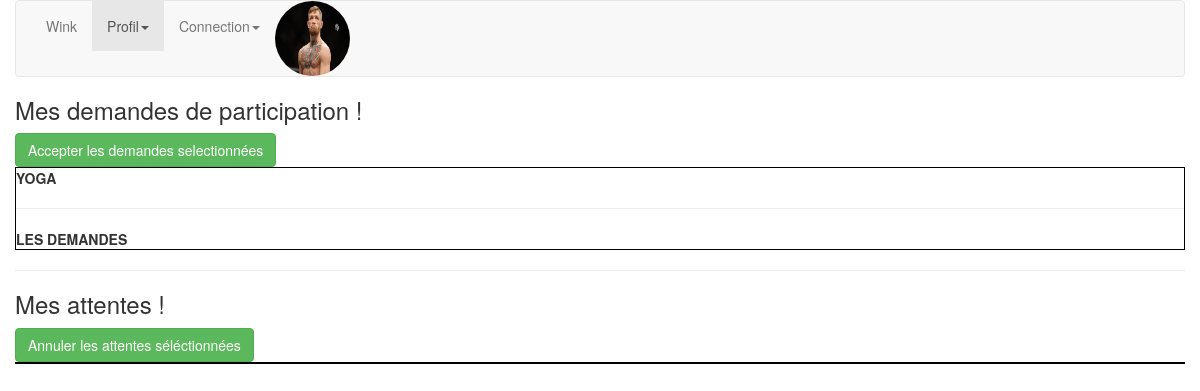
The app's page /profil/Attente/ (signed in) with its own data.
### profil/models.py (models this page shows)
class Winker(AbstractUser):
    birth = models.DateField(null=True)
    photoProfil = models.ImageField(upload_to="pics",null=True,blank=True)
    sexe = models.CharField(max_length=30,null=True)
    etude = models.CharField(max_length=250,blank=True,null=True)
    bio = RichTextField(blank=True,null=True)

class Event(models.Model):
    creatorWinker = models.ForeignKey(Winker, on_delete=models.CASCADE, null=True,blank=True)
    titre = models.CharField(max_length=30)
    dateDebut = models.DateField(null=True)
    dateFin = models.DateField(null=True)
    datePublication = models.DateField(default=datetime.date.today)
    adresse = models.CharField(max_length=255,null=True)
    localisation = models.CharField(max_length=255,null=True)
    hastags = models.CharField(max_length=150,null=True)
    ageMinimum = models.IntegerField(default = 0)
    ageMaximum = models.IntegerField(default = 125)
    accessTous = models.BooleanField(default = True)
    accessFollow = models.BooleanField(default = False)
    accessFollower = models.BooleanField(default = False)
    bioEvent = RichTextField(blank=True,null=True)
    moyenneAge = models.IntegerField(null=True)
    nbFille = models.IntegerField(null=True)
    nbGarcon = models.IntegerField(null=True)
    attenteWinker = models.ManyToManyField(Winker,related_name="attenteEvent", blank=True)
    participeWinker = models.ManyToManyField(Winker,related_name="participeEvent",blank=True)
    nbLike = models.IntegerField(default=0)
    nbHaha = models.IntegerField(default=0)
    nbLove = models.IntegerField(default=0)
    nbAngry = models.IntegerField(default=0)
    nbSad = models.IntegerField(default=0)
    nbWow = models.IntegerField(default=0)

### profil/views.py (the view, shortened to what this page needs)
@login_required
def Attente(request):
    utilisateur = Winker.objects.get(id=request.user.id)
    L=[]
    MyEvents = [Event.objects.get(id=event.id) for event in Event.objects.filter(creatorWinker=utilisateur.id)]
    dataDemandeAttente = {}
    for idEvent in [event.id for event in MyEvents]:
        dataDemandeAttente[Event.objects.get(id=idEvent)] = list(Counter([Winker.objects.get(id=winker.id) for winker in Winker.objects.filter(attenteEvent=idEvent) if winker.id != utilisateur.id]))
    IdEventWait = [x.id for x in Event.objects.filter(attenteWinker=utilisateur.id)]
    EventWait = [Event.objects.get(id=x) for x in IdEventWait]
    return render(request,'Attente.html',{
        'utilisateur':utilisateur,'MyEvents':MyEvents,
        'dataDemandeAttente':dataDemandeAttente.items(),
        'EventWait':EventWait
    })

### profil/templates/Attente.html (shortened to what this page needs)
{% load static %}
{% load crispy_forms_tags %}
<!DOCTYPE html>
<html lang="en">
    <head>
        <link href="//netdna.bootstrapcdn.com/bootstrap/3.0.0/css/bootstrap.min.css" rel="stylesheet" id="bootstrap-css">
        <link rel="stylesheet" type="text/css" href="{% static '/css/main.css' %}">
    </head>
    <body>
{% if user.is_authenticated %}
        <div class="container">
            <div class="row">
                <nav class="navbar navbar-default" role="navigation">
            <div class="collapse navbar-collapse" id="bs-example-navbar-collapse-1">
              <ul class="nav navbar-nav">
                <li><a href="/profil/DisplayEvents/">Wink</a></li>
                <li class="dropdown">
                <li class="active dropdown">
                  <a href="/profil/" class="dropdown-toggle" data-toggle="dropdown">Profil<b class="caret"></b></a>
                </li>
                <li class="dropdown">
                    <a href="#" class="dropdown-toggle" data-toggle="dropdown">Connection<b class="caret"></b></a>
                  </li>
                  <li>
                    <img style="border-radius:50%;width:75px;height:75px;image-rendering: crisp-edges" src="{{utilisateur.photoProfil.url}}">
                  </li>
              </ul>
            </div>
        </nav>
        <h3>Mes demandes de participation !</h3>
<form method="POST">
    <input type="submit" class="btn btn-success" value="Accepter les demandes selectionnées" name="AccepteDemande">
    {% for idEvent,ListIdAttente in dataDemandeAttente %}
        <div style="border:1px solid black;">
            <b>{{idEvent.titre}}</b><hr>
            <b>LES DEMANDES</b><br>
        </div>
    {% endfor %}
</form>
<hr>
      <h3>Mes attentes !</h3>
      <form method="POST">
        <input type="submit" class="btn btn-success" value="Annuler les attentes séléctionnées" name="AnnuleDemande">
      <div style="border:1px solid black;">
      </div>
      </form>
{% else %}
    <p>Vous n'etes pas connécté</p>
{% endif %}
    </body>
</html>

### records on screen
Winker: photoProfil (picture)
Event: titre "YOGA"
